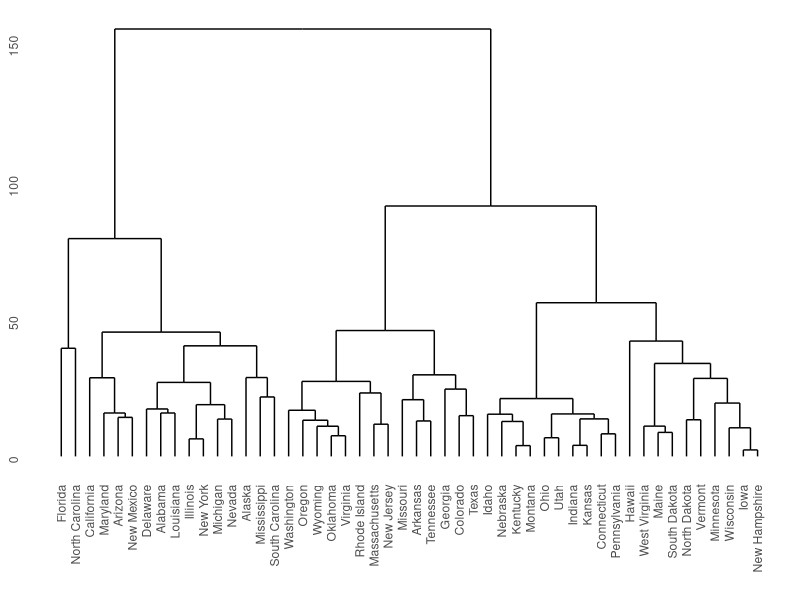
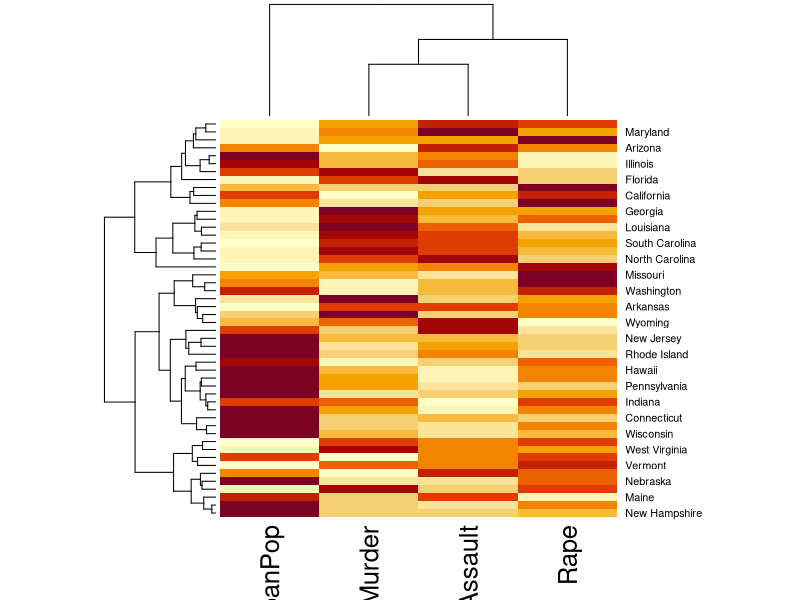

Source code (R) for these figures, in order: (Note: this script raises an error after producing the figures.)
rm(list=ls())

library(ggplot2)
library(ggdendro)

hc <- hclust(dist(USArrests), "ave")
ggdendrogram(hc, rotate = FALSE, size = 2)
hc$labels[hc$order]

dat <- scale(as.matrix(USArrests))

hc <- heatmap(dat)
dat.hc <- dat[hc$rowInd,hc$colInd]
dat.m <- melt(dat,id=rownames(dat))
colnames(dat.m) <- c('city','case','value')
dat.m <- ddply(dat.m,.(case),mutate,score=scale(value))

ggplot(data = dat.m, aes(x = case, y = city))+
  geom_tile(aes(fill = score),colour='white') +
  scale_fill_gradient(low = "white",high = "steelblue")

##################

rm(list=ls())
dat <- USArrests

ggheatmap <- function(dat,dimnames=NULL,col=c('white','white','steelblue')){
  dat <- scale(as.matrix(dat))[,]
  dat.m <- melt(dat,id=rownames(dat))
  if(!is.null(dimnames)){
    colnames(dat.m)[1:2] <- dimnames
  } else {
    colnames(dat.m)[1:2] <- c('id','variables')
  }
  s <- paste0('ggplot(data=dat.m,aes(x=',colnames(dat.m)[2],',y=',colnames(dat.m)[1],'))+',
         'geom_tile(aes(fill=value),colour="',col[1],'")+',
         'scale_fill_gradient(low="',col[2],'",high="',col[3],'")')
  eval(parse(text=s))
}

ggheatmap(dat,col=c('gray','white','red'))
